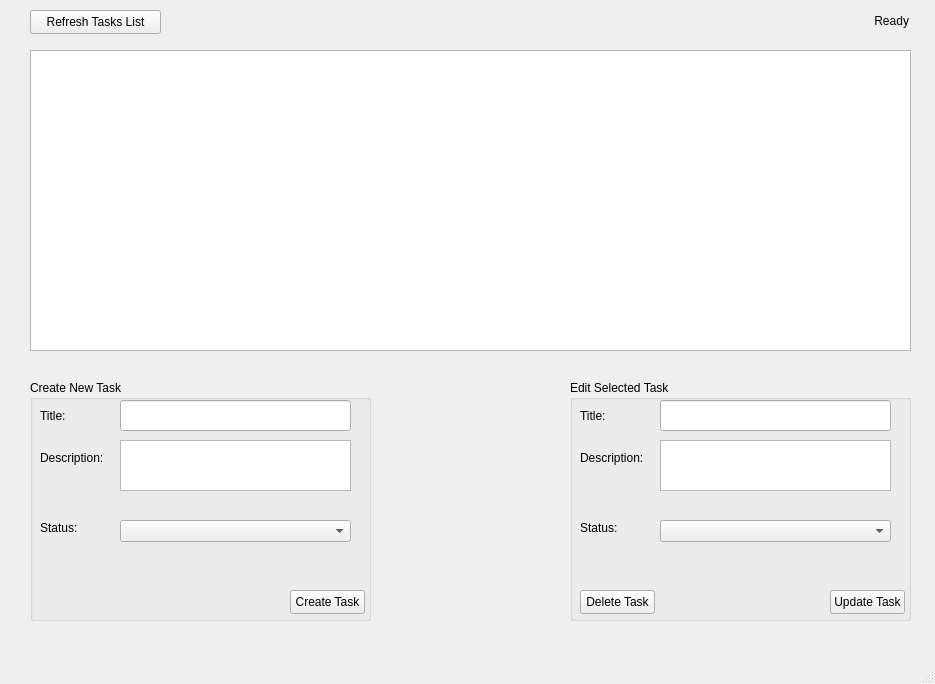
<?xml version="1.0" encoding="UTF-8"?>
<ui version="4.0">
 <class>MainWindow</class>
 <widget class="QMainWindow" name="MainWindow">
  <property name="geometry">
   <rect>
    <x>0</x>
    <y>0</y>
    <width>935</width>
    <height>684</height>
   </rect>
  </property>
  <property name="windowTitle">
   <string>MainWindow</string>
  </property>
  <widget class="QWidget" name="centralwidget">
   <widget class="QGroupBox" name="createGroup">
    <property name="geometry">
     <rect>
      <x>30</x>
      <y>380</y>
      <width>341</width>
      <height>241</height>
     </rect>
    </property>
    <property name="title">
     <string>Create New Task</string>
    </property>
    <widget class="QLabel" name="label">
     <property name="geometry">
      <rect>
       <x>10</x>
       <y>20</y>
       <width>51</width>
       <height>31</height>
      </rect>
     </property>
     <property name="text">
      <string>Title:</string>
     </property>
    </widget>
    <widget class="QLineEdit" name="titleEdit">
     <property name="geometry">
      <rect>
       <x>90</x>
       <y>20</y>
       <width>231</width>
       <height>31</height>
      </rect>
     </property>
    </widget>
    <widget class="QLabel" name="label_2">
     <property name="geometry">
      <rect>
       <x>10</x>
       <y>70</y>
       <width>91</width>
       <height>16</height>
      </rect>
     </property>
     <property name="text">
      <string>Description:</string>
     </property>
    </widget>
    <widget class="QLabel" name="label_3">
     <property name="geometry">
      <rect>
       <x>10</x>
       <y>140</y>
       <width>49</width>
       <height>16</height>
      </rect>
     </property>
     <property name="text">
      <string>Status:</string>
     </property>
    </widget>
    <widget class="QTextEdit" name="descEdit">
     <property name="geometry">
      <rect>
       <x>90</x>
       <y>60</y>
       <width>231</width>
       <height>51</height>
      </rect>
     </property>
    </widget>
    <widget class="QComboBox" name="statusCombo">
     <property name="geometry">
      <rect>
       <x>90</x>
       <y>140</y>
       <width>231</width>
       <height>22</height>
      </rect>
     </property>
    </widget>
    <widget class="QPushButton" name="createButton">
     <property name="geometry">
      <rect>
       <x>260</x>
       <y>210</y>
       <width>75</width>
       <height>24</height>
      </rect>
     </property>
     <property name="text">
      <string>Create Task</string>
     </property>
    </widget>
   </widget>
   <widget class="QGroupBox" name="editGroup">
    <property name="geometry">
     <rect>
      <x>570</x>
      <y>380</y>
      <width>341</width>
      <height>241</height>
     </rect>
    </property>
    <property name="title">
     <string>Edit Selected Task</string>
    </property>
    <widget class="QLabel" name="label_4">
     <property name="geometry">
      <rect>
       <x>10</x>
       <y>20</y>
       <width>51</width>
       <height>31</height>
      </rect>
     </property>
     <property name="text">
      <string>Title:</string>
     </property>
    </widget>
    <widget class="QLineEdit" name="titleEditEdit">
     <property name="geometry">
      <rect>
       <x>90</x>
       <y>20</y>
       <width>231</width>
       <height>31</height>
      </rect>
     </property>
    </widget>
    <widget class="QLabel" name="label_5">
     <property name="geometry">
      <rect>
       <x>10</x>
       <y>70</y>
       <width>91</width>
       <height>16</height>
      </rect>
     </property>
     <property name="text">
      <string>Description:</string>
     </property>
    </widget>
    <widget class="QLabel" name="label_6">
     <property name="geometry">
      <rect>
       <x>10</x>
       <y>140</y>
       <width>49</width>
       <height>16</height>
      </rect>
     </property>
     <property name="text">
      <string>Status:</string>
     </property>
    </widget>
    <widget class="QTextEdit" name="descEditEdit">
     <property name="geometry">
      <rect>
       <x>90</x>
       <y>60</y>
       <width>231</width>
       <height>51</height>
      </rect>
     </property>
    </widget>
    <widget class="QComboBox" name="statusComboEdit">
     <property name="geometry">
      <rect>
       <x>90</x>
       <y>140</y>
       <width>231</width>
       <height>22</height>
      </rect>
     </property>
    </widget>
    <widget class="QPushButton" name="updateButton">
     <property name="geometry">
      <rect>
       <x>260</x>
       <y>210</y>
       <width>75</width>
       <height>24</height>
      </rect>
     </property>
     <property name="text">
      <string>Update Task</string>
     </property>
    </widget>
    <widget class="QPushButton" name="deleteButton">
     <property name="geometry">
      <rect>
       <x>10</x>
       <y>210</y>
       <width>75</width>
       <height>24</height>
      </rect>
     </property>
     <property name="text">
      <string>Delete Task</string>
     </property>
    </widget>
   </widget>
   <widget class="QPushButton" name="refreshButton">
    <property name="geometry">
     <rect>
      <x>30</x>
      <y>10</y>
      <width>131</width>
      <height>24</height>
     </rect>
    </property>
    <property name="text">
     <string>Refresh Tasks List</string>
    </property>
   </widget>
   <widget class="QTableWidget" name="tasksTable">
    <property name="geometry">
     <rect>
      <x>30</x>
      <y>50</y>
      <width>881</width>
      <height>301</height>
     </rect>
    </property>
   </widget>
   <widget class="QLabel" name="statusLabel">
    <property name="geometry">
     <rect>
      <x>738</x>
      <y>10</y>
      <width>171</width>
      <height>21</height>
     </rect>
    </property>
    <property name="sizePolicy">
     <sizepolicy hsizetype="Ignored" vsizetype="Preferred">
      <horstretch>0</horstretch>
      <verstretch>0</verstretch>
     </sizepolicy>
    </property>
    <property name="text">
     <string>Ready</string>
    </property>
    <property name="alignment">
     <set>Qt::AlignmentFlag::AlignRight|Qt::AlignmentFlag::AlignTrailing|Qt::AlignmentFlag::AlignVCenter</set>
    </property>
   </widget>
  </widget>
  <widget class="QMenuBar" name="menubar">
   <property name="geometry">
    <rect>
     <x>0</x>
     <y>0</y>
     <width>935</width>
     <height>22</height>
    </rect>
   </property>
  </widget>
  <widget class="QStatusBar" name="statusbar"/>
 </widget>
 <resources/>
 <connections/>
</ui>
